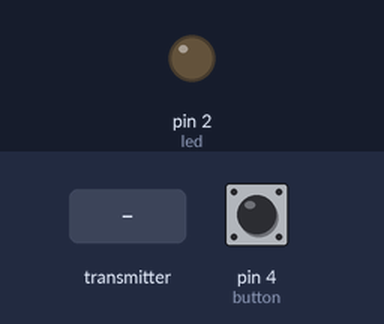
Bench run of a sketch on a simulated Arduino Nano, built with avr-gcc and run on an emulated ATmega328P. Shown: output pins drawn as LEDs (lit = HIGH). Dashed ring = blinking. The test bench sets the inputs (shaded band); at power-on: pin 4 (button) LOW. No radio packets arrive unless stated.

Above: at 3.2 s.
3.3 s: the transmitter starts sending otherButtonState = 1
At 3.45 s:
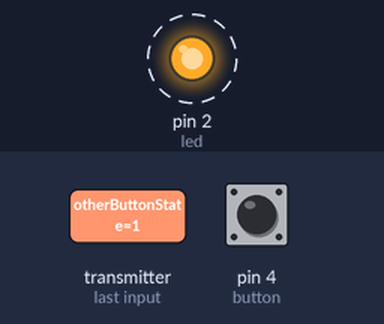
6.3 s: the transmitter starts sending otherButtonState = 0
At 6.3 s:
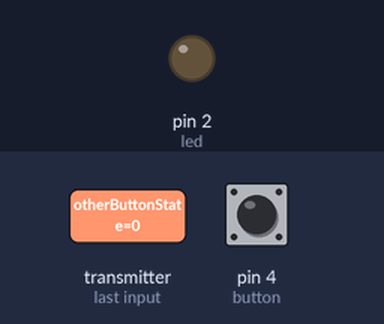
Timing chart, 0 to 9.3 s (numbered marks = the images above; inputs shaded):
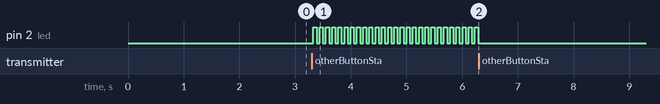

Measured:
- after the input at 3.3 s, pin 2 (led): alternates HIGH for 0.06 s and LOW for 0.06 s, starting at once
- after the input at 6.3 s, pin 2 (led): stops changing and stays LOW

The sketch:

receiver.ino
```cpp
/* Code written by Adien Louvrier and based on this page : https://passionelectronique.fr/tutorial-nrf24l01/
 *
 * Objective : control a distant led using RF communication by pressing a button
 * Card used : Arduino Nano
 *
 * Electronic Circuit :
 *
 * input :
 * - A button connected to 5V and pin 4 with a 10kOhms resistor in parallel connected to 5V and grd
 *
 * output :
 * - led with 330 Ohms resistor connected to pin 2 and grd
 */

#include <SPI.h>
#include <RF24.h>

#define pinCE     9         // We associate the "CE" pin of the NRF24L01 to the digital output D7 of the Arduino
#define pinCSN    10         // We associate the "CSN" pin of the NRF24L01 to the digital output D8 of the Arduino
#define button 4
#define led 2

#define tunnel1 "PIPE2"     // We define the first name of pipe (5 characters) to be able to send data to the other NRF24
#define tunnel2 "PIPE1"     //We define the second name of pipe (5 characters) to be able to send data to the other NRF24
/* ----- Note that the inversion between PIPE1 and PIPE2 for the two electric circuit (each pipe conveys the information only in one direction */

RF24 radio(pinCE, pinCSN);  // instantiation of the NRF24L01

const byte adresses[][6] = {tunnel1, tunnel2};    // Table of tunnel addresses, in "byte array" format

int localButtonState = 0; // state of the local button from this circuit
int otherButtonState = 0; // state of the distant button from the circuit
byte ledState = 0; // state of the led (1 if on, 0 if off)

void changeLedState();

void setup() {
  pinMode(button, INPUT);
  pinMode(led, OUTPUT);
  digitalWrite(led, LOW);
  radio.begin();                           // initialisation of the NRF24 module
  radio.openWritingPipe(adresses[0]);      // Opening of the "pipe1" in WRITING
  radio.openReadingPipe(1, adresses[1]);   // Opening of the "pipe2" en READING
  radio.setPALevel(RF24_PA_MIN);           // Selection of a "MINIMUM" level to communicate (no need for high power, for our use)

  delay(2000);              // then start the program
}

void loop() {
  // ******** SENDING ********
  if (digitalRead(button) && !localButtonState) {
    localButtonState = 1;
  }
  if (!digitalRead(button) && localButtonState) {
    localButtonState = 0;
  }
  radio.write(&localButtonState, sizeof(localButtonState));
  radio.stopListening();                                                  // We start by stopping the listening mode, so we can transmit the data
  delay(5);                                                               // with a short break, before moving on

  // ******** RECEIVING ********
  radio.startListening();                                                 // We start by stopping the sending mode, to be able to receive data
  if(radio.available()) {                                                 // See if any data has been received
    while (radio.available()) {                                           // If a data is waiting to be read, we will read it
      radio.read(&otherButtonState, sizeof(otherButtonState));
    }
    delay(20);                                                             // with a short break, before doing it again
  }

  if (otherButtonState) {
    changeLedState();
    otherButtonState = 0;
  }
  delay(5);
}

void changeLedState() {
  if (!ledState) { // if the led is off, turn it on
    digitalWrite(led, HIGH);
    ledState = 1;
  } else { // if the led is on, turn it off
    digitalWrite(led, LOW);
    ledState = 0;
  }
}
```
